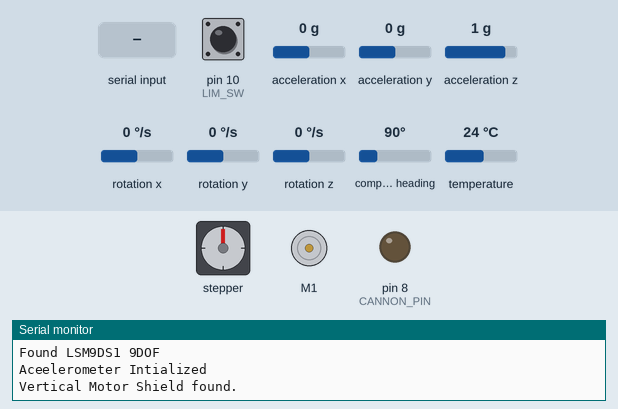
Recording of a sketch running on a simulated Arduino Uno, built with avr-gcc and run on an emulated ATmega328P. Shown: stepper motor, DC motor (green arrow = forward, orange = backward, longer = faster), output pins drawn as LEDs (lit = HIGH), the last lines printed to the serial monitor. The test bench sets the inputs (shaded band); at power-on: pin 10 (LIM_SW) HIGH, acceleration x 0 g, acceleration y 0 g, acceleration z 1 g, rotation x 0 °/s, rotation y 0 °/s, rotation z 0 °/s, compass heading 90°, temperature 24 °C. Stepper angles assume 400 steps per turn.

Above: at 4.2 s.
4.3 s: pin 10 (LIM_SW) pulled LOW for 0.15 s
At 5.5 s:
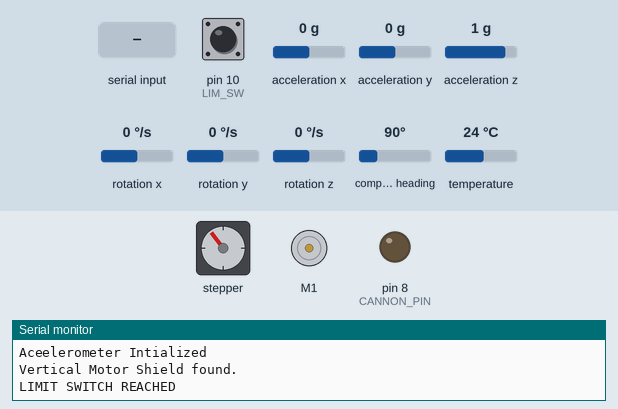
5.9 s: "f90\n" received over Serial
At 7.5 s:
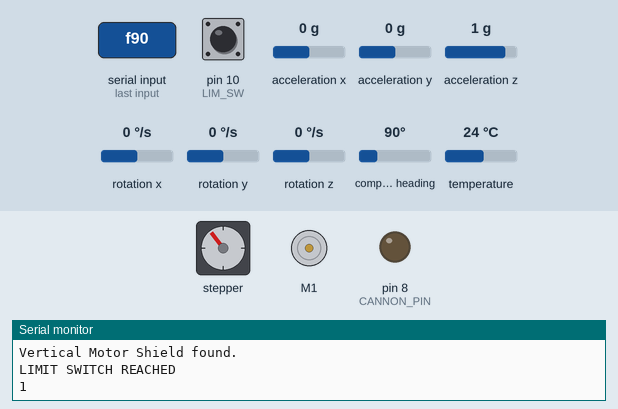
8.9 s: pin 10 (LIM_SW) pulled LOW for 1 s
At 10.1 s:
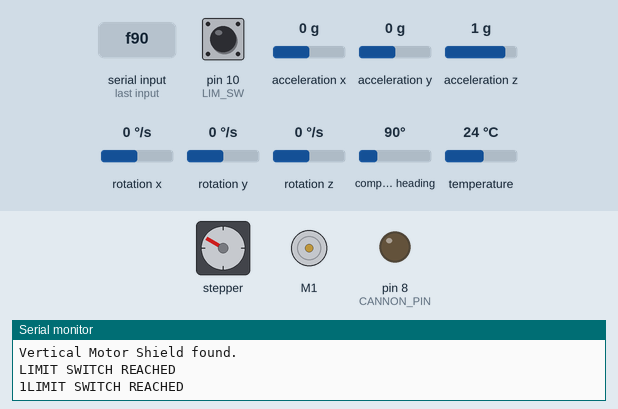
11.4 s: "x,45\n" received over Serial
At 11.85 s:
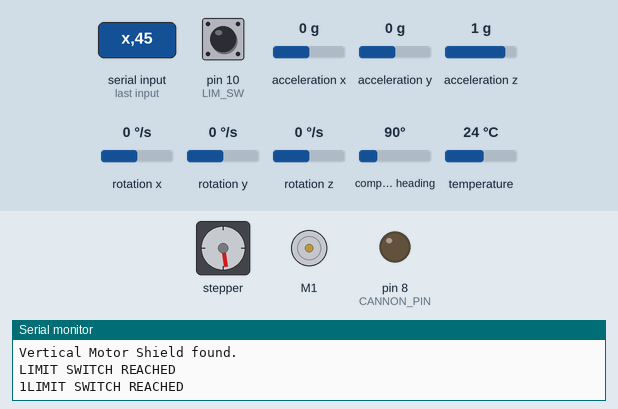
Timing chart, 0 to 15.4 s (numbered marks = the images above; inputs shaded):
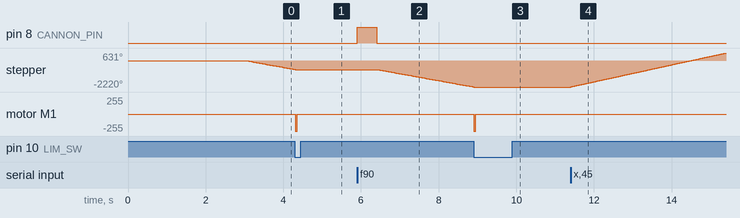

The sketch:

imu.ino
```cpp
#include <Wire.h>
#include <SPI.h>
#include <Adafruit_LSM9DS1.h>
#include <Adafruit_Sensor.h>  // not used in this demo but required!
#include <math.h>
#include <BasicStepperDriver.h>
#include <Adafruit_MotorShield.h>

//_____________________________________________________________________________________
//                        STEPPER DEFININITIONS
//_____________________________________________________________________________________

#define LIM_SW 10        //Limit switch pin
#define DIR 4            //Direction pin
#define STEP 3           //Step pin

#define MOTOR_STEPS 400  //Steps per revolution
#define RPM 120

#define MAX_ELEVATION 50
#define MIN_ELEVATION -40

//_____________________________________________________________________________________
//                        MOTOR GLOBALS
//_____________________________________________________________________________________

const double GEAR_RATIO = 70.5882;  //for every 70.5882 rotations of the stepper motor, the gantry will rotate once
const double HOME_POSITION = -48; //degrees from straight ahead

double gantryPosition = 0; //current position of the gantry (degrees)

BasicStepperDriver stepper(MOTOR_STEPS, DIR, STEP);

Adafruit_MotorShield AFMS = Adafruit_MotorShield();
Adafruit_DCMotor *yMotor = AFMS.getMotor(1);

double tilt_offset = 0;
double error = 3;

//_____________________________________________________________________________________
//                        CANNON DEFININITIONS
//_____________________________________________________________________________________

#define CANNON_PIN 8

//_____________________________________________________________________________________
//                        IMU GLOBALS
//_____________________________________________________________________________________
Adafruit_LSM9DS1 lsm = Adafruit_LSM9DS1();


typedef struct _movement_angles
{
  double tilt_angle;
  double pan_angle;
}Movement_Angles;


typedef enum _system_states
{
  STATE_DISENGAGED = 0,
  STATE_GET_INPUT,
  STATE_ARM_CANNON_HORIZONTAL,
  STATE_ARM_CANNON_VERTICAL,
  STATE_FIRE_CANNON,
  MAX_STATES
}System_states;

System_states curr_state = STATE_DISENGAGED;

typedef struct _user_input
{
  Movement_Angles user_angles;
  bool fire;
}User_Input;

User_Input input_data;

Movement_Angles reset_angles;

//_____________________________________________________________________________________
//                        Setup
//_____________________________________________________________________________________
void setupSensor()
{
  // 1.) Set the accelerometer range
  Serial.println("Enter setup sensor");

  // 2.) Set the magnetometer sensitivity
  //lsm.setupMag(lsm.LSM9DS1_MAGGAIN_4GAUSS);

  // 3.) Setup the gyroscope
  //lsm.setupGyro(lsm.LSM9DS1_GYROSCALE_2000DPS);

  // Try to initialise and warn if we couldn't detect the chip
  if (!lsm.begin())
  {
    Serial.println("Oops ... unable to initialize the LSM9DS1. Check your wiring!");
    while (1);
  }

  lsm.setupAccel(lsm.LSM9DS1_ACCELRANGE_2G);

  Serial.println("LSM begin done");
  Serial.println("Found LSM9DS1 9DOF");

  Serial.println("Aceelerometer Intialized");

}

void setupSerial()
{
  Serial.begin(115200);           // set up Serial library at 115200 bps
  delay(3000);
  Serial.println("Serial Driver Intialized");

}

void setupHorizontalMotor()
{
  pinMode(LIM_SW, INPUT_PULLUP);
  stepper.begin(RPM, 1);
}

void setupVerticalMotor()
{
  if (!AFMS.begin()) {         // create with the default frequency 1.6KHz
  // if (!AFMS.begin(1000)) {  // OR with a different frequency, say 1KHz
    Serial.println("Could not find Motor Shield. Check wiring.");
    while (1);
  }
  Serial.println("Vertical Motor Shield found.");
}

void setupCannon()
{
  pinMode(CANNON_PIN, OUTPUT);
}

void setup() {

  // Setup serial port
  setupSerial();

  // Setup Cannon
  setupCannon();

  // Setup Accelerometer Sensor
  setupSensor();

  // Setup Vertical Motor
  setupVerticalMotor();

  // Setup Stepper(Horizontal Motor)
  setupHorizontalMotor();

  reset_angles.pan_angle  = 0, // TODO - Find experimentally and set value here
  reset_angles.tilt_angle = 0, // TODO - Find experimentally and set value here

  curr_state = STATE_DISENGAGED;
}

void loop()
{
  switch (curr_state)
  {
    case STATE_DISENGAGED:
    {
      bool status = false;

      status = homeStepper();
      if (status == true)
      {
        status = goToTiltAngle(reset_angles.tilt_angle);
        if (status == true)
        {
          curr_state = STATE_GET_INPUT;
        }
        else
        {
          Serial.println("Reset tilt angle failed!");
        }
      }
      else
      {
        Serial.println("Reset pan angle failed!");
      }
    }
    break;

    case STATE_GET_INPUT:
    {
      if(Serial.available())
      {
        double buff;
        char input;
        input = Serial.read();
        switch (input)
        {
          case 'x':
          {
            // Get Horizontal Angle Input
            buff = 361;
            while (buff > -HOME_POSITION || buff < HOME_POSITION)
            {
              if(Serial.available() > 0)
              {
                buff = Serial.parseFloat();
                //Serial.print("pan angle input"); Serial.println(buff);
                input_data.user_angles.pan_angle = buff;

                while (Serial.available()) {
                  Serial.read();
                }
                // set state to STATE_ARM_CANNON_HORIZONTAL
                curr_state = STATE_ARM_CANNON_HORIZONTAL;
              }
            }

          }
          break;

          case 'y':
          {
            // Get Vertical Angle Input
            buff = 361;
            while (buff > MAX_ELEVATION || buff < MIN_ELEVATION)
            {
              if(Serial.available() > 0)
              {
                buff = Serial.parseFloat();
                //Serial.print("tilt angle input"); Serial.println(buff);
                input_data.user_angles.tilt_angle = buff;

                while (Serial.available()) {
                  Serial.read();
                }

                // set state to STATE_ARM_CANNON_VERTICAL
                curr_state = STATE_ARM_CANNON_VERTICAL;
              }
            }
          }
          break;

          case 'f':
          {
            curr_state = STATE_FIRE_CANNON;
            while (Serial.available()) {
              Serial.read();
            }
          }
          break;

          default:
          break;
        }
      }
    }
    break;

    case STATE_ARM_CANNON_VERTICAL:
    {
        bool status = false;
        status = goToTiltAngle(input_data.user_angles.tilt_angle);
        if(status == true)
        {
            // Send response to app
            Serial.write('1');
            curr_state = STATE_GET_INPUT;
        }
        else
        {
            // Go home in case of trouble :)
            // Send response to app
            Serial.write('0');
            curr_state = STATE_DISENGAGED;
        }
    }
    break;

    case STATE_ARM_CANNON_HORIZONTAL:
    {
        bool status = false;
        status = goToRotation(input_data.user_angles.pan_angle);
        if(status == true)
        {
            // Send response to app
            Serial.write('1');
            curr_state = STATE_GET_INPUT;
        }
        else
        {
            // Go home in case of trouble :)
            // Send response to app
            Serial.write('0');
            curr_state = STATE_DISENGAGED;
        }
    }
    break;

    case STATE_FIRE_CANNON:
    {
        bool status = false;

        status = fire();
        if(status == true)
        {
            // Send response to app
            Serial.write('1');
        }
        else
        {
            // Go home in case of trouble :)
            // Send response to app
            Serial.write('0');
        }
        curr_state = STATE_DISENGAGED;
    }
    break;

    default:
    {

    }
    break;
  }
}

bool homeStepper(void)
{
  bool isHome = false;

  stepper.startRotate(-360 * GEAR_RATIO); //start moving the gantry towards the limit switch (degrees)

  while (!isHome)
  {
    if (digitalRead(LIM_SW) == LOW)
    {
        stepper.stop();
        isHome = true;
        Serial.println("LIMIT SWITCH REACHED");
    }
    stepper.nextAction();
  }

  gantryPosition = HOME_POSITION;
  return true;
}

bool goToRotation(double newGantryPosition)
{
  double movementAmount = (newGantryPosition - gantryPosition) * GEAR_RATIO;
  stepper.rotate(movementAmount);
  gantryPosition = newGantryPosition;
  return true;
}

bool goToTiltAngle(double target)
{
  /* Get a new sensor event */
  sensors_event_t a, m, g, temp;
  double tilt_angle;

  do{
    lsm.read();  /* ask it to read in the data */
    lsm.getEvent(&a, &m, &g, &temp);
    tilt_angle = atan2(a.acceleration.x, a.acceleration.y) * (180/3.141592);
    //Serial.print(" Current tilt angle:"); Serial.print(tilt_angle);   Serial.println("deg");

    if (tilt_angle > target) {
      yMotor->run(FORWARD);
      yMotor->setSpeed(255);
    }
    else {
      yMotor->run(BACKWARD);
      yMotor->setSpeed(255);
    }
    delay(50);
  }
  while (abs(tilt_angle - target) > error);

  yMotor->setSpeed(0);

  return true;
}

bool fire()
{
  digitalWrite(CANNON_PIN, HIGH);
  delay(500);
  digitalWrite(CANNON_PIN, LOW);
}
```

Measured:
- after the input at 4.3 s, motor M1: stopped → backward 255/255 at once, → stopped 0.05 s later
- after the input at 5.9 s, pin 8 (CANNON_PIN): LOW → HIGH at once, → LOW 0.50 s later; stepper: keeps turning counter-clockwise at about 595°/s, starting after 0.54 s
- after the input at 8.9 s, stepper: stops changing and stays -2220°; motor M1: stopped → backward 255/255 at once, → stopped 0.05 s later
- after the input at 11.4 s, stepper: keeps turning clockwise at about 716°/s, starting at once
